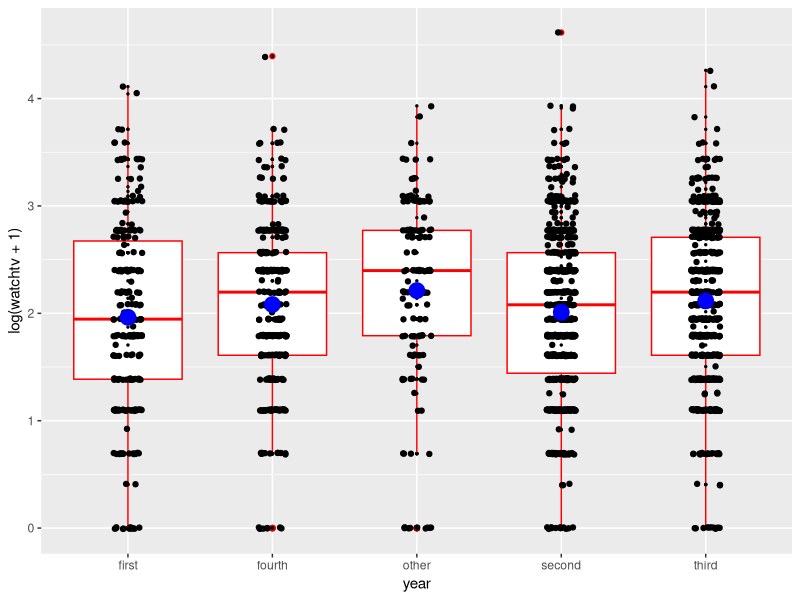

This figure's R source: (Note: this script raises an error after producing the figure.)
# ---
# title       : Линейные модели, содержащие непрерывные и дискретные предикторы
# subtitle    : Линейные модели, осень 2014
# author      : Вадим Хайтов
# job         : Каф. Зоологии беспозвоночных, СПбГУ
# ---

# Читаем данные
tv <- read.csv("eyecolorgenderdata.csv", header = TRUE)
head(tv)


# Отржаем связь между зависимой переменной и значениями предиктора 
library(ggplot2)
ggplot(tv, aes(x = year, y = log(watchtv + 1)))  +   geom_boxplot(color = "red") + geom_point(size=0.5) +   geom_jitter(position = position_jitter(width = 0.1)) +   stat_summary(fun.y=mean, colour="blue", geom="point", size=5, show_guide = FALSE)

# Строим линейую модель, связывающую зависимую переменную и предиктор
tv_model1 <- lm(watchtv ~ year, data = tv)
summary(tv_model1)

# Дисперсионный анализ по модели
anova(tv_model1)

# Извлекаем коэффициенты из модели
coefficients(tv_model1)


# Задание: используя знание коэффициентов линейной модели, вычислите средние значения зависимой переменной для каждого уровня предиктора `year`
# Здесь будет ваше решение





# Расче средних значений для разных уровней предиктора

means <- function(x) mean(x, na.rm=TRUE)

mean_year <- tapply(tv$watchtv, tv$year, FUN = means)
mean_year


# Меняем базовый уровень

tv_model2 <- lm(watchtv ~ relevel(year, ref="other"), data = tv)
coefficients(tv_model2)


summary(tv_model2)



# Диагностика модели

library(car)
residualPlots(tv_model1)

tv_model_diag <- fortify(tv_model1)
head(tv_model_diag)

# Строим модель, включающую дискретные и нпрерывные предикоры
tv_model3 <- lm(watchtv ~  age + miles + gender + year, data = tv)
summary(tv_model3)





# Читаем данные про коз
goat <- read.csv("Goat_treatment_1.csv")


# Строим модель дя ANCOVA
goat_model_cov <- lm(Weightgain ~ Treatment + Initial_wt, data = goat)
summary(goat_model_cov)

ggplot(goat, aes(x = Initial_wt, y = Weightgain, color = Treatment)) + geom_point(size=3) + geom_smooth(method = "lm", se = FALSE, size=2) 